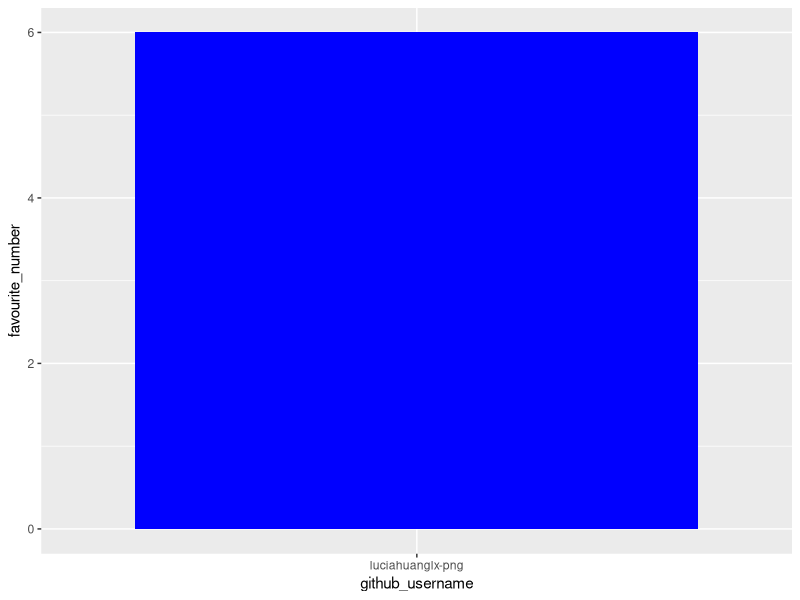

Source code (R):
## ---- chunk 1
library(tidyverse) 
## ---- chunk 2
team_data <- tibble(
  name = c("Lexuan Huang"),
  github_username = c("luciahuanglx-png"), 
  colour = c("blue"),
  hobby = c("shopping"),
  favourite_number = c(6)
  )

team_data
## ---- chunk 3
p1 <- ggplot(data = team_data, 
             mapping = aes(x = github_username, 
                           y = favourite_number,
                           fill = colour), 
             ) +
   geom_col() +
   scale_fill_identity()
p1
